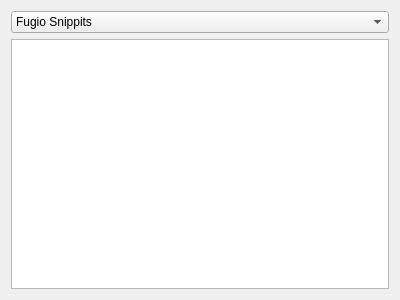
<?xml version="1.0" encoding="UTF-8"?>
<ui version="4.0">
 <class>SnippitsForm</class>
 <widget class="QWidget" name="SnippitsForm">
  <property name="geometry">
   <rect>
    <x>0</x>
    <y>0</y>
    <width>400</width>
    <height>300</height>
   </rect>
  </property>
  <property name="windowTitle">
   <string>Snippits</string>
  </property>
  <layout class="QVBoxLayout" name="verticalLayout">
   <item>
    <widget class="QComboBox" name="mSnippetSource">
     <item>
      <property name="text">
       <string>Fugio Snippits</string>
      </property>
     </item>
     <item>
      <property name="text">
       <string>My Snippits</string>
      </property>
     </item>
    </widget>
   </item>
   <item>
    <widget class="QStackedWidget" name="mSnippitStack">
     <widget class="QWidget" name="System">
      <layout class="QVBoxLayout" name="verticalLayout_2">
       <property name="leftMargin">
        <number>0</number>
       </property>
       <property name="topMargin">
        <number>0</number>
       </property>
       <property name="rightMargin">
        <number>0</number>
       </property>
       <property name="bottomMargin">
        <number>0</number>
       </property>
       <item>
        <widget class="QTreeView" name="mSystem">
         <property name="sortingEnabled">
          <bool>true</bool>
         </property>
         <attribute name="headerVisible">
          <bool>false</bool>
         </attribute>
        </widget>
       </item>
      </layout>
      <zorder>mSystem</zorder>
      <zorder>mSystem</zorder>
     </widget>
     <widget class="QWidget" name="User">
      <layout class="QVBoxLayout" name="verticalLayout_3">
       <property name="leftMargin">
        <number>0</number>
       </property>
       <property name="topMargin">
        <number>0</number>
       </property>
       <property name="rightMargin">
        <number>0</number>
       </property>
       <property name="bottomMargin">
        <number>0</number>
       </property>
       <item>
        <widget class="QTreeView" name="mUser">
         <property name="contextMenuPolicy">
          <enum>Qt::CustomContextMenu</enum>
         </property>
         <property name="sortingEnabled">
          <bool>true</bool>
         </property>
         <attribute name="headerVisible">
          <bool>false</bool>
         </attribute>
        </widget>
       </item>
      </layout>
     </widget>
    </widget>
   </item>
  </layout>
 </widget>
 <resources/>
 <connections/>
</ui>
